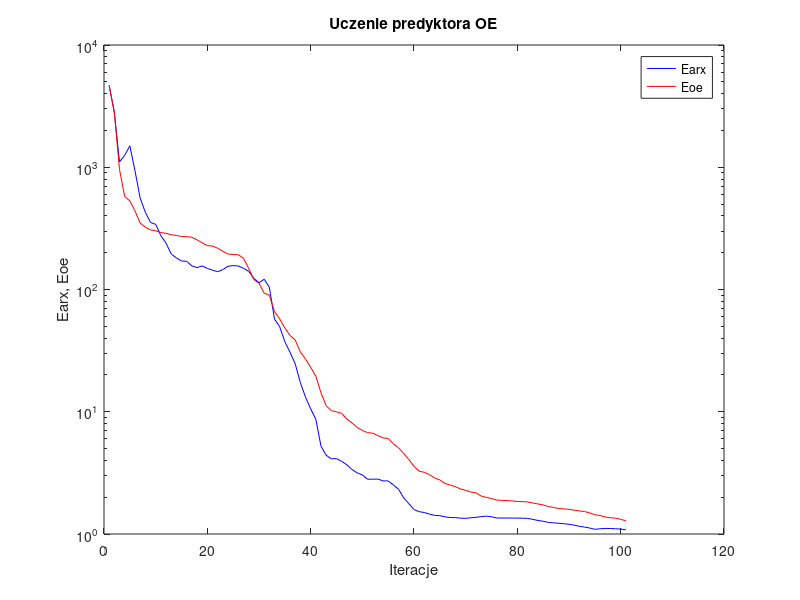
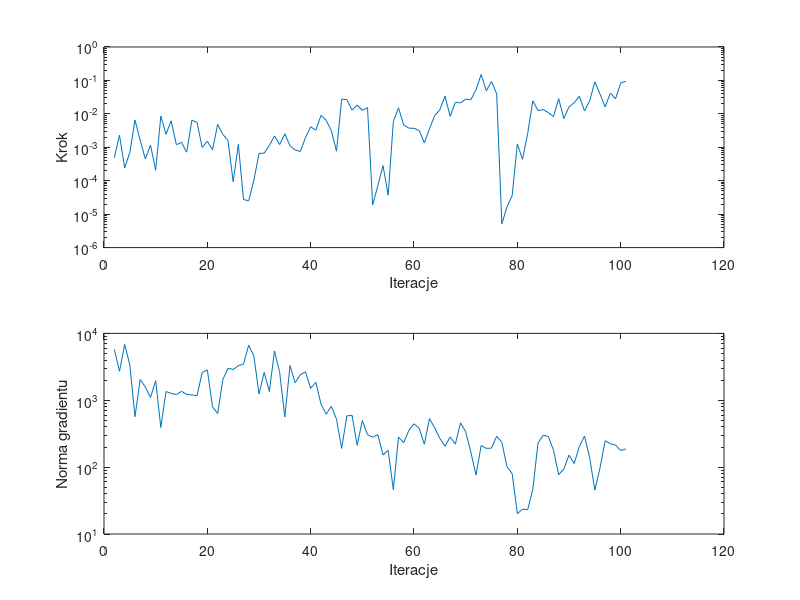

These charts were generated, in order, by the following MATLAB code:
%uczenie predyktora oe
clear all;
n=0; farx(n+1)=4.683471e+003; foe(n+1)=4.639554e+003; wspucz(n+1)=0.000000e+000; ng(n+1)=0.000000e+000;
%odnowa zmiennej metryki
n=1; farx(n+1)=2.796787e+003; foe(n+1)=2.835698e+003; krok(n+1)=4.854552e-004; ng(n+1)=5.767495e+003;
n=2; farx(n+1)=1.107311e+003; foe(n+1)=9.586308e+002; krok(n+1)=2.289488e-003; ng(n+1)=2.709601e+003;
n=3; farx(n+1)=1.250928e+003; foe(n+1)=5.779887e+002; krok(n+1)=2.419195e-004; ng(n+1)=6.850123e+003;
n=4; farx(n+1)=1.495709e+003; foe(n+1)=5.305001e+002; krok(n+1)=6.946998e-004; ng(n+1)=3.365594e+003;
n=5; farx(n+1)=9.348596e+002; foe(n+1)=4.396071e+002; krok(n+1)=6.543079e-003; ng(n+1)=5.680762e+002;
n=6; farx(n+1)=5.587937e+002; foe(n+1)=3.489157e+002; krok(n+1)=1.618221e-003; ng(n+1)=2.045180e+003;
n=7; farx(n+1)=4.281859e+002; foe(n+1)=3.242798e+002; krok(n+1)=4.476652e-004; ng(n+1)=1.579486e+003;
n=8; farx(n+1)=3.539493e+002; foe(n+1)=3.073706e+002; krok(n+1)=1.168511e-003; ng(n+1)=1.099950e+003;
n=9; farx(n+1)=3.410442e+002; foe(n+1)=3.021169e+002; krok(n+1)=2.064568e-004; ng(n+1)=1.966060e+003;
n=10; farx(n+1)=2.761092e+002; foe(n+1)=2.923845e+002; krok(n+1)=8.565378e-003; ng(n+1)=3.916893e+002;
n=11; farx(n+1)=2.395694e+002; foe(n+1)=2.880486e+002; krok(n+1)=2.464960e-003; ng(n+1)=1.352273e+003;
n=12; farx(n+1)=1.953902e+002; foe(n+1)=2.804381e+002; krok(n+1)=6.192369e-003; ng(n+1)=1.266106e+003;
n=13; farx(n+1)=1.814494e+002; foe(n+1)=2.767906e+002; krok(n+1)=1.193235e-003; ng(n+1)=1.216502e+003;
n=14; farx(n+1)=1.711696e+002; foe(n+1)=2.714311e+002; krok(n+1)=1.407851e-003; ng(n+1)=1.361308e+003;
n=15; farx(n+1)=1.700764e+002; foe(n+1)=2.706798e+002; krok(n+1)=7.138862e-004; ng(n+1)=1.223058e+003;
n=16; farx(n+1)=1.559520e+002; foe(n+1)=2.673078e+002; krok(n+1)=6.401705e-003; ng(n+1)=1.203758e+003;
n=17; farx(n+1)=1.511184e+002; foe(n+1)=2.548778e+002; krok(n+1)=5.608389e-003; ng(n+1)=1.167411e+003;
n=18; farx(n+1)=1.560429e+002; foe(n+1)=2.412249e+002; krok(n+1)=9.824964e-004; ng(n+1)=2.598560e+003;
n=19; farx(n+1)=1.487404e+002; foe(n+1)=2.287130e+002; krok(n+1)=1.525147e-003; ng(n+1)=2.848506e+003;
n=20; farx(n+1)=1.440233e+002; foe(n+1)=2.264376e+002; krok(n+1)=8.418412e-004; ng(n+1)=7.969968e+002;
n=21; farx(n+1)=1.396972e+002; foe(n+1)=2.176720e+002; krok(n+1)=4.815473e-003; ng(n+1)=6.330049e+002;
n=22; farx(n+1)=1.454670e+002; foe(n+1)=2.052843e+002; krok(n+1)=2.422929e-003; ng(n+1)=2.038901e+003;
n=23; farx(n+1)=1.547554e+002; foe(n+1)=1.950821e+002; krok(n+1)=1.587460e-003; ng(n+1)=3.018244e+003;
n=24; farx(n+1)=1.569529e+002; foe(n+1)=1.934055e+002; krok(n+1)=9.339144e-005; ng(n+1)=2.884549e+003;
n=25; farx(n+1)=1.557008e+002; foe(n+1)=1.922743e+002; krok(n+1)=1.229105e-003; ng(n+1)=3.294242e+003;
%odnowa zmiennej metryki
n=26; farx(n+1)=1.490321e+002; foe(n+1)=1.801977e+002; krok(n+1)=2.746916e-005; ng(n+1)=3.475457e+003;
n=27; farx(n+1)=1.409891e+002; foe(n+1)=1.487957e+002; krok(n+1)=2.509886e-005; ng(n+1)=6.662000e+003;
n=28; farx(n+1)=1.234502e+002; foe(n+1)=1.206285e+002; krok(n+1)=1.022356e-004; ng(n+1)=4.607717e+003;
n=29; farx(n+1)=1.135515e+002; foe(n+1)=1.124957e+002; krok(n+1)=6.541573e-004; ng(n+1)=1.241960e+003;
n=30; farx(n+1)=1.213292e+002; foe(n+1)=9.339424e+001; krok(n+1)=6.694872e-004; ng(n+1)=2.619484e+003;
n=31; farx(n+1)=1.043677e+002; foe(n+1)=8.976127e+001; krok(n+1)=1.130223e-003; ng(n+1)=1.351863e+003;
n=32; farx(n+1)=5.730959e+001; foe(n+1)=6.592598e+001; krok(n+1)=2.187783e-003; ng(n+1)=5.466554e+003;
n=33; farx(n+1)=4.956576e+001; foe(n+1)=5.745686e+001; krok(n+1)=1.207660e-003; ng(n+1)=2.607314e+003;
n=34; farx(n+1)=3.741524e+001; foe(n+1)=4.847981e+001; krok(n+1)=2.543628e-003; ng(n+1)=5.612723e+002;
n=35; farx(n+1)=3.066465e+001; foe(n+1)=4.214245e+001; krok(n+1)=1.099965e-003; ng(n+1)=3.300896e+003;
n=36; farx(n+1)=2.473243e+001; foe(n+1)=3.862528e+001; krok(n+1)=8.351411e-004; ng(n+1)=1.829242e+003;
n=37; farx(n+1)=1.734229e+001; foe(n+1)=3.093177e+001; krok(n+1)=7.459007e-004; ng(n+1)=2.415687e+003;
n=38; farx(n+1)=1.317641e+001; foe(n+1)=2.696913e+001; krok(n+1)=1.955550e-003; ng(n+1)=2.658412e+003;
n=39; farx(n+1)=1.056714e+001; foe(n+1)=2.308692e+001; krok(n+1)=4.101231e-003; ng(n+1)=1.511187e+003;
n=40; farx(n+1)=8.687087e+000; foe(n+1)=1.954528e+001; krok(n+1)=3.248447e-003; ng(n+1)=1.855976e+003;
n=41; farx(n+1)=5.222161e+000; foe(n+1)=1.428160e+001; krok(n+1)=9.010365e-003; ng(n+1)=8.771769e+002;
n=42; farx(n+1)=4.406716e+000; foe(n+1)=1.120559e+001; krok(n+1)=6.399091e-003; ng(n+1)=6.178410e+002;
n=43; farx(n+1)=4.122009e+000; foe(n+1)=1.021812e+001; krok(n+1)=3.128460e-003; ng(n+1)=8.124069e+002;
n=44; farx(n+1)=4.137054e+000; foe(n+1)=1.000143e+001; krok(n+1)=7.648589e-004; ng(n+1)=5.215191e+002;
n=45; farx(n+1)=3.931537e+000; foe(n+1)=9.698943e+000; krok(n+1)=2.750088e-002; ng(n+1)=1.906403e+002;
n=46; farx(n+1)=3.683492e+000; foe(n+1)=8.714332e+000; krok(n+1)=2.667694e-002; ng(n+1)=5.823688e+002;
n=47; farx(n+1)=3.366991e+000; foe(n+1)=8.116613e+000; krok(n+1)=1.297031e-002; ng(n+1)=5.987782e+002;
n=48; farx(n+1)=3.164824e+000; foe(n+1)=7.429650e+000; krok(n+1)=1.825682e-002; ng(n+1)=2.124017e+002;
n=49; farx(n+1)=3.045325e+000; foe(n+1)=7.040617e+000; krok(n+1)=1.269968e-002; ng(n+1)=4.988968e+002;
n=50; farx(n+1)=2.807593e+000; foe(n+1)=6.748726e+000; krok(n+1)=1.532510e-002; ng(n+1)=3.069470e+002;
%odnowa zmiennej metryki
n=51; farx(n+1)=2.806451e+000; foe(n+1)=6.682510e+000; krok(n+1)=1.900886e-005; ng(n+1)=2.800745e+002;
n=52; farx(n+1)=2.814766e+000; foe(n+1)=6.383251e+000; krok(n+1)=7.103937e-005; ng(n+1)=3.061535e+002;
n=53; farx(n+1)=2.717915e+000; foe(n+1)=6.111826e+000; krok(n+1)=2.836970e-004; ng(n+1)=1.522734e+002;
n=54; farx(n+1)=2.717449e+000; foe(n+1)=6.050429e+000; krok(n+1)=3.700724e-005; ng(n+1)=1.782792e+002;
n=55; farx(n+1)=2.521332e+000; foe(n+1)=5.472855e+000; krok(n+1)=5.906887e-003; ng(n+1)=4.593621e+001;
n=56; farx(n+1)=2.325087e+000; foe(n+1)=5.079472e+000; krok(n+1)=1.517118e-002; ng(n+1)=2.822234e+002;
n=57; farx(n+1)=1.976482e+000; foe(n+1)=4.565695e+000; krok(n+1)=4.653602e-003; ng(n+1)=2.324885e+002;
n=58; farx(n+1)=1.770621e+000; foe(n+1)=4.063823e+000; krok(n+1)=3.739948e-003; ng(n+1)=3.538567e+002;
n=59; farx(n+1)=1.584349e+000; foe(n+1)=3.577596e+000; krok(n+1)=3.692938e-003; ng(n+1)=4.452136e+002;
n=60; farx(n+1)=1.522338e+000; foe(n+1)=3.265106e+000; krok(n+1)=3.195712e-003; ng(n+1)=3.808826e+002;
n=61; farx(n+1)=1.499538e+000; foe(n+1)=3.194439e+000; krok(n+1)=1.358387e-003; ng(n+1)=2.199534e+002;
n=62; farx(n+1)=1.453485e+000; foe(n+1)=3.058810e+000; krok(n+1)=3.595838e-003; ng(n+1)=5.323837e+002;
n=63; farx(n+1)=1.420983e+000; foe(n+1)=2.868419e+000; krok(n+1)=8.855578e-003; ng(n+1)=3.883590e+002;
n=64; farx(n+1)=1.413039e+000; foe(n+1)=2.769591e+000; krok(n+1)=1.321526e-002; ng(n+1)=2.688691e+002;
n=65; farx(n+1)=1.381301e+000; foe(n+1)=2.591100e+000; krok(n+1)=3.404228e-002; ng(n+1)=2.057844e+002;
n=66; farx(n+1)=1.364185e+000; foe(n+1)=2.513721e+000; krok(n+1)=8.426649e-003; ng(n+1)=2.825076e+002;
n=67; farx(n+1)=1.361842e+000; foe(n+1)=2.437876e+000; krok(n+1)=2.219272e-002; ng(n+1)=2.206365e+002;
n=68; farx(n+1)=1.347042e+000; foe(n+1)=2.336511e+000; krok(n+1)=2.127270e-002; ng(n+1)=4.595082e+002;
n=69; farx(n+1)=1.342112e+000; foe(n+1)=2.274489e+000; krok(n+1)=2.753897e-002; ng(n+1)=3.385518e+002;
n=70; farx(n+1)=1.358453e+000; foe(n+1)=2.204711e+000; krok(n+1)=2.643052e-002; ng(n+1)=1.679338e+002;
n=71; farx(n+1)=1.367793e+000; foe(n+1)=2.172215e+000; krok(n+1)=5.234463e-002; ng(n+1)=7.631541e+001;
n=72; farx(n+1)=1.387671e+000; foe(n+1)=2.045135e+000; krok(n+1)=1.507961e-001; ng(n+1)=2.103075e+002;
n=73; farx(n+1)=1.399851e+000; foe(n+1)=1.992273e+000; krok(n+1)=4.880471e-002; ng(n+1)=1.908680e+002;
n=74; farx(n+1)=1.385101e+000; foe(n+1)=1.950680e+000; krok(n+1)=9.326940e-002; ng(n+1)=1.926110e+002;
n=75; farx(n+1)=1.351688e+000; foe(n+1)=1.894650e+000; krok(n+1)=3.962827e-002; ng(n+1)=2.894109e+002;
%odnowa zmiennej metryki
n=76; farx(n+1)=1.351236e+000; foe(n+1)=1.883345e+000; krok(n+1)=5.105015e-006; ng(n+1)=2.353934e+002;
n=77; farx(n+1)=1.350404e+000; foe(n+1)=1.875601e+000; krok(n+1)=1.664416e-005; ng(n+1)=1.012187e+002;
n=78; farx(n+1)=1.350955e+000; foe(n+1)=1.865001e+000; krok(n+1)=3.565361e-005; ng(n+1)=8.005947e+001;
n=79; farx(n+1)=1.348767e+000; foe(n+1)=1.844689e+000; krok(n+1)=1.265711e-003; ng(n+1)=2.013764e+001;
n=80; farx(n+1)=1.347295e+000; foe(n+1)=1.840371e+000; krok(n+1)=4.356528e-004; ng(n+1)=2.349744e+001;
n=81; farx(n+1)=1.340784e+000; foe(n+1)=1.829861e+000; krok(n+1)=2.598953e-003; ng(n+1)=2.309943e+001;
n=82; farx(n+1)=1.317592e+000; foe(n+1)=1.792800e+000; krok(n+1)=2.452306e-002; ng(n+1)=4.662195e+001;
n=83; farx(n+1)=1.289810e+000; foe(n+1)=1.761202e+000; krok(n+1)=1.256280e-002; ng(n+1)=2.296521e+002;
n=84; farx(n+1)=1.271537e+000; foe(n+1)=1.729148e+000; krok(n+1)=1.346946e-002; ng(n+1)=2.996070e+002;
n=85; farx(n+1)=1.243922e+000; foe(n+1)=1.677679e+000; krok(n+1)=1.089156e-002; ng(n+1)=2.872432e+002;
n=86; farx(n+1)=1.235104e+000; foe(n+1)=1.649085e+000; krok(n+1)=8.252113e-003; ng(n+1)=1.788919e+002;
n=87; farx(n+1)=1.224005e+000; foe(n+1)=1.616436e+000; krok(n+1)=2.876670e-002; ng(n+1)=7.688393e+001;
n=88; farx(n+1)=1.213949e+000; foe(n+1)=1.605715e+000; krok(n+1)=7.242402e-003; ng(n+1)=9.373748e+001;
n=89; farx(n+1)=1.201074e+000; foe(n+1)=1.591426e+000; krok(n+1)=1.604627e-002; ng(n+1)=1.515257e+002;
n=90; farx(n+1)=1.181185e+000; foe(n+1)=1.566225e+000; krok(n+1)=2.147336e-002; ng(n+1)=1.131711e+002;
n=91; farx(n+1)=1.156797e+000; foe(n+1)=1.544332e+000; krok(n+1)=3.389322e-002; ng(n+1)=2.022641e+002;
n=92; farx(n+1)=1.139018e+000; foe(n+1)=1.527514e+000; krok(n+1)=1.219985e-002; ng(n+1)=2.921089e+002;
n=93; farx(n+1)=1.119536e+000; foe(n+1)=1.488712e+000; krok(n+1)=2.452306e-002; ng(n+1)=1.380640e+002;
n=94; farx(n+1)=1.092431e+000; foe(n+1)=1.437488e+000; krok(n+1)=9.060490e-002; ng(n+1)=4.543342e+001;
n=95; farx(n+1)=1.103293e+000; foe(n+1)=1.417688e+000; krok(n+1)=3.911298e-002; ng(n+1)=9.703506e+001;
n=96; farx(n+1)=1.110765e+000; foe(n+1)=1.377597e+000; krok(n+1)=1.619829e-002; ng(n+1)=2.483863e+002;
n=97; farx(n+1)=1.109373e+000; foe(n+1)=1.358501e+000; krok(n+1)=4.193314e-002; ng(n+1)=2.233829e+002;
n=98; farx(n+1)=1.103449e+000; foe(n+1)=1.347826e+000; krok(n+1)=2.811708e-002; ng(n+1)=2.137767e+002;
n=99; farx(n+1)=1.097001e+000; foe(n+1)=1.318824e+000; krok(n+1)=8.316649e-002; ng(n+1)=1.774240e+002;
n=100; farx(n+1)=1.083090e+000; foe(n+1)=1.281788e+000; krok(n+1)=9.464413e-002; ng(n+1)=1.874634e+002;

figure; semilogy(farx,'b'); hold on; semilogy(foe,'r'); xlabel('Iteracje'); ylabel('Earx, Eoe'); legend('Earx','Eoe'); title('Uczenie predyktora OE');
figure; subplot(2,1,1); semilogy(krok); xlabel('Iteracje'); ylabel('Krok');
subplot(2,1,2); semilogy(ng); xlabel('Iteracje'); ylabel('Norma gradientu');
Earx=farx(n+1)
Eoe=foe(n+1)
